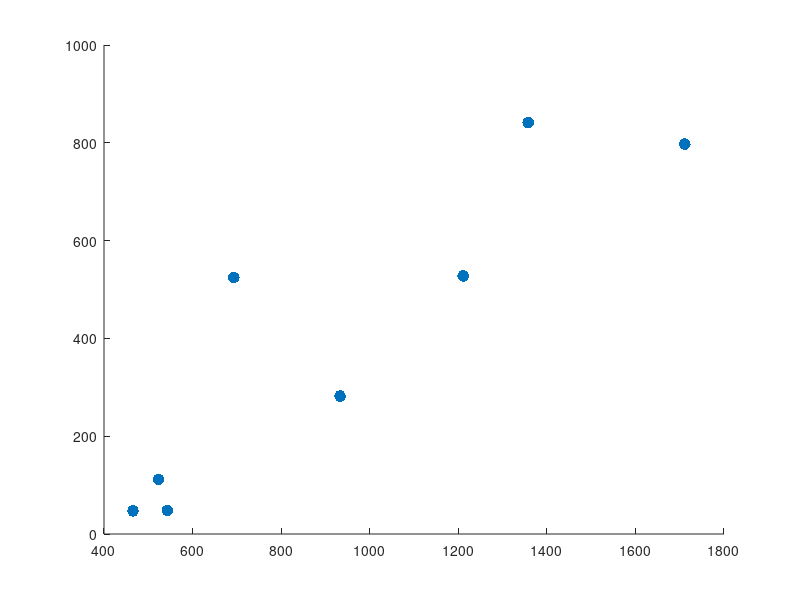

The MATLAB script that drew this image: (Note: this script raises an error after producing the figure.)
% Data: [ρs_min, ρs_max, ρl, Tm_min, Tm_max, Label, Class]
data = {
    1.38, 1.38, 1.33, 533, 553, "PET", "Polymer";
    0.90, 0.90, 0.85, 463, 468, "PP", "Polymer";
    7.75, 8.05, 7.00, 1700, 1723, "SS", "Metal";
    8.96, 8.96, 8.02, 1358, 1358, "Copper", "Metal";
    1.10, 1.25, 1.05, 473, 573, "PU", "Polymer";
    8.40, 8.73, 8.00, 1189, 1233, "Brass", "Metal";
    2.30, 2.50, NaN, NaN, NaN, "Concrete", "Composite";
    7.14, 7.14, 6.57, 693, 693, "Zinc", "Metal";
    2.70, 2.70, 2.38, 933, 933, "Aluminium", "Metal";
    3.98, 3.98, NaN, 2303, 2303, "Sapphire", "Ceramic";
    3.58, 3.58, NaN, 3073, 3073, "Magnesia", "Ceramic";
};

% Initialize results
results = [];

% Process data and calculate |Δρk|
for i = 1:size(data, 1)
    rho_s = mean([data{i, 1}, data{i, 2}]);
    rho_l = data{i, 3};
    Tm = mean([data{i, 4}, data{i, 5}]);
    if ~isnan(rho_l) && ~isnan(Tm)
        delta_rho = rho_s - rho_l;
        delta_rho_k = abs((rho_l * delta_rho) / rho_s) * 1000; % Convert to kg/m³
        results = [results; Tm, delta_rho_k, i]; % Store index for labels
    end
end

% Plot all materials with density change
figure;
scatter(results(:, 1), results(:, 2), 70, 'filled');
hold on;

% Add labels for each point
for i = 1:size(results, 1)
    material_idx = results(i, 3);
    label = string(data{material_idx, 6});
    text(results(i, 1), results(i, 2), label, ...
        'VerticalAlignment', 'bottom', 'HorizontalAlignment', 'right');
end

% Add plot labels and formatting
xlabel('Melting/Decomposition Temperature (K)');
ylabel('|Δρ_k| (kg/m³)');
title('Density Change (\Deltaρ_k) vs. Temperature for All Materials');
grid on;
hold off;
